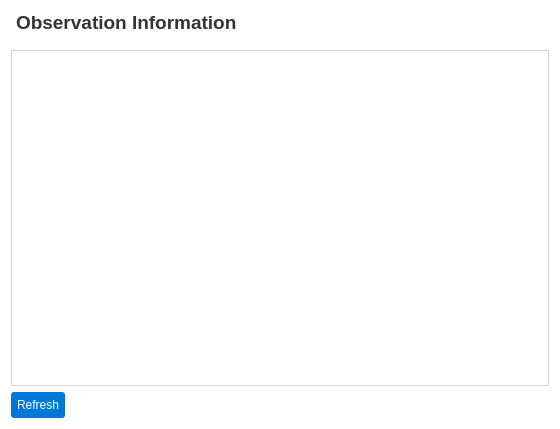
<?xml version="1.0" encoding="UTF-8"?>
<ui version="4.0">
 <class>SourcesInfoTab</class>
 <widget class="QWidget" name="SourcesInfoTab">
  <property name="geometry">
   <rect>
    <x>0</x>
    <y>0</y>
    <width>560</width>
    <height>429</height>
   </rect>
  </property>
  <property name="styleSheet">
   <string>background-color: #ffffff; font-family: Arial;</string>
  </property>
  <layout class="QVBoxLayout" name="verticalLayout">
   <item>
    <widget class="QLabel" name="titleLabel">
     <property name="font">
      <font>
       <family>Arial</family>
       <pointsize>14</pointsize>
       <bold>true</bold>
      </font>
     </property>
     <property name="styleSheet">
      <string>color: #333333; padding-bottom: 10px;</string>
     </property>
     <property name="text">
      <string>Observation Information</string>
     </property>
    </widget>
   </item>
   <item>
    <widget class="QTableView" name="projectInfoTable">
     <property name="styleSheet">
      <string>border: 1px solid #d3d3d3; background-color: #ffffff;</string>
     </property>
     <property name="editTriggers">
      <set>QAbstractItemView::EditTrigger::DoubleClicked|QAbstractItemView::EditTrigger::EditKeyPressed</set>
     </property>
     <property name="alternatingRowColors">
      <bool>true</bool>
     </property>
     <property name="selectionMode">
      <enum>QAbstractItemView::SelectionMode::SingleSelection</enum>
     </property>
     <property name="selectionBehavior">
      <enum>QAbstractItemView::SelectionBehavior::SelectRows</enum>
     </property>
    </widget>
   </item>
   <item>
    <layout class="QHBoxLayout" name="buttonLayout">
     <item>
      <widget class="QPushButton" name="refreshButton">
       <property name="styleSheet">
        <string notr="true">background-color: #0078d7; color: #ffffff; padding: 6px; border-radius: 3px;</string>
       </property>
       <property name="text">
        <string>Refresh</string>
       </property>
      </widget>
     </item>
     <item>
      <spacer name="horizontalSpacer">
       <property name="orientation">
        <enum>Qt::Orientation::Horizontal</enum>
       </property>
       <property name="sizeHint" stdset="0">
        <size>
         <width>40</width>
         <height>20</height>
        </size>
       </property>
      </spacer>
     </item>
    </layout>
   </item>
  </layout>
 </widget>
 <resources/>
 <connections>
  <connection>
   <sender>refreshButton</sender>
   <signal>clicked()</signal>
   <receiver>projectInfoTable</receiver>
   <slot>update()</slot>
   <hints>
    <hint type="sourcelabel">
     <x>45</x>
     <y>407</y>
    </hint>
    <hint type="destinationlabel">
     <x>125</x>
     <y>289</y>
    </hint>
   </hints>
  </connection>
 </connections>
</ui>
